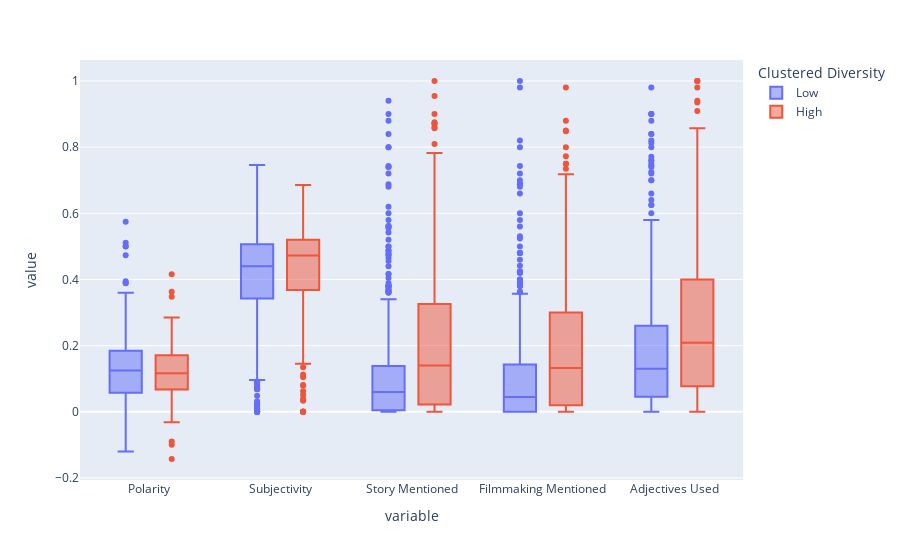

The code cell stored with this chart in its notebook:
### Code cell
fig = px.box(user_data_clustered.melt(id_vars=['Clustered Diversity'], value_vars=numerical_columns), x='variable', y='value', color='Clustered Diversity')

fig.show()

### Figure 1 — Plotly figure (JSON) as saved in the notebook; plotly's stock layout.template omitted (floating-point values rounded to 4 significant figures; data arrays with more than 128 entries replaced by an {"elided": "..."} marker saying what was removed)
{"data": [{"alignmentgroup": "True", "hovertemplate": "Clustered Diversity=Low<br>variable=%{x}<br>value=%{y}<extra></extra>", "legendgroup": "Low", "marker": {"color": "#636efa"}, "name": "Low", "notched": false, "offsetgroup": "Low", "orientation": "v", "showlegend": true, "type": "box", "x": {"elided": "2640 str values"}, "x0": " ", "xaxis": "x", "y": {"elided": "2640 float values"}, "y0": " ", "yaxis": "y"}, {"alignmentgroup": "True", "hovertemplate": "Clustered Diversity=High<br>variable=%{x}<br>value=%{y}<extra></extra>", "legendgroup": "High", "marker": {"color": "#EF553B"}, "name": "High", "notched": false, "offsetgroup": "High", "orientation": "v", "showlegend": true, "type": "box", "x": {"elided": "990 str values"}, "x0": " ", "xaxis": "x", "y": {"elided": "990 float values"}, "y0": " ", "yaxis": "y"}], "layout": {"boxmode": "group", "legend": {"title": {"text": "Clustered Diversity"}, "tracegroupgap": 0}, "margin": {"t": 60}, "xaxis": {"anchor": "y", "domain": [0, 1], "title": {"text": "variable"}}, "yaxis": {"anchor": "x", "domain": [0, 1], "title": {"text": "value"}}}}
